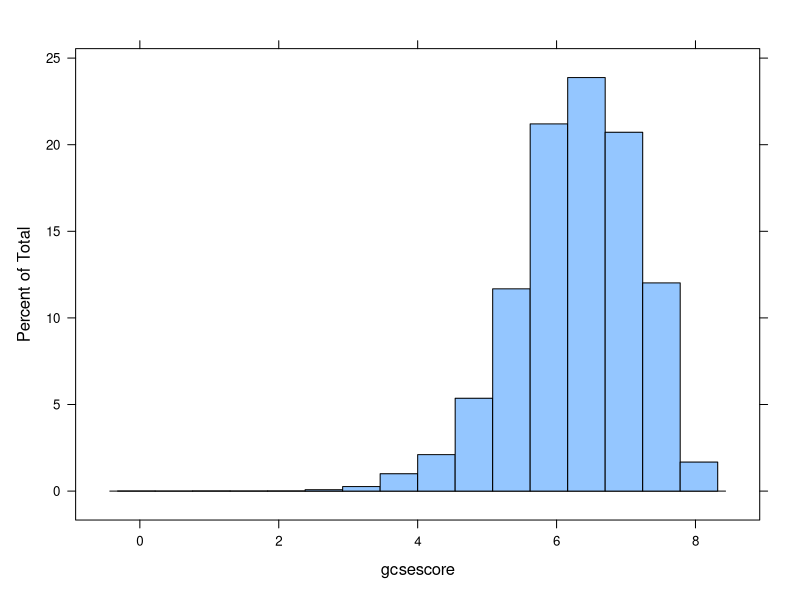
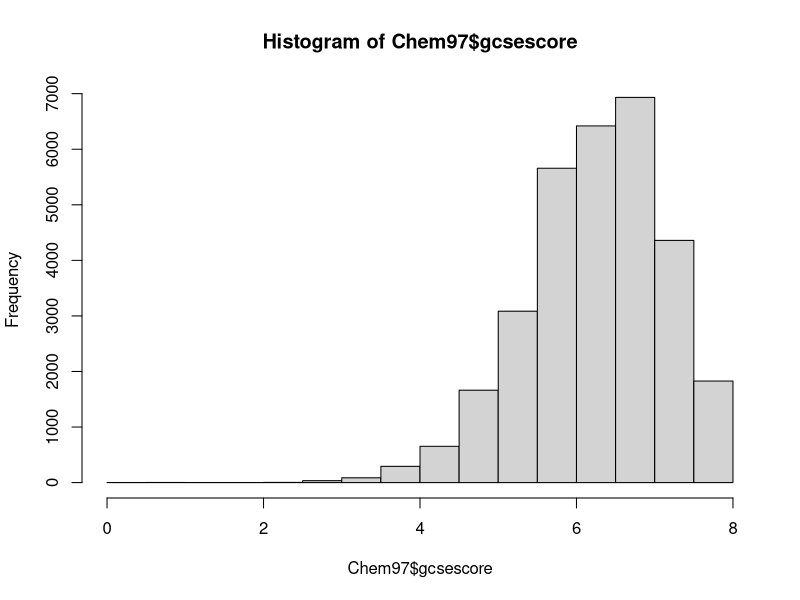
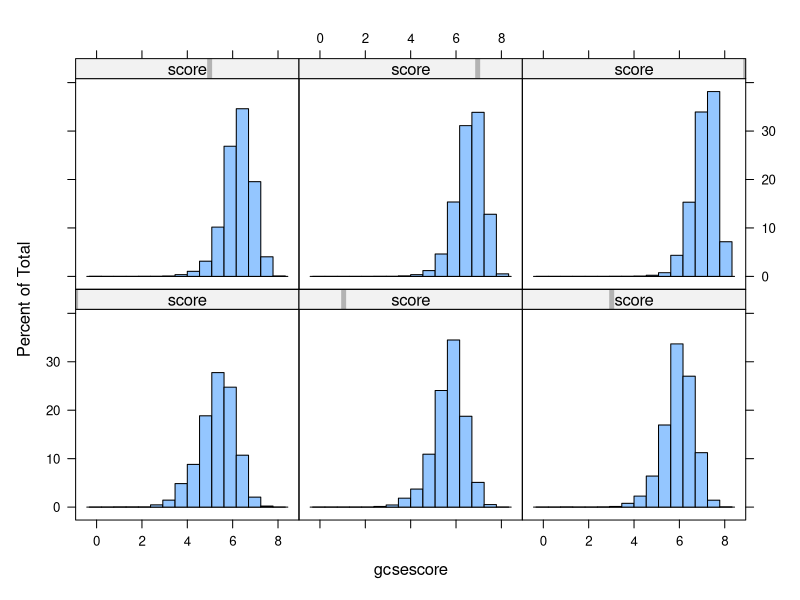
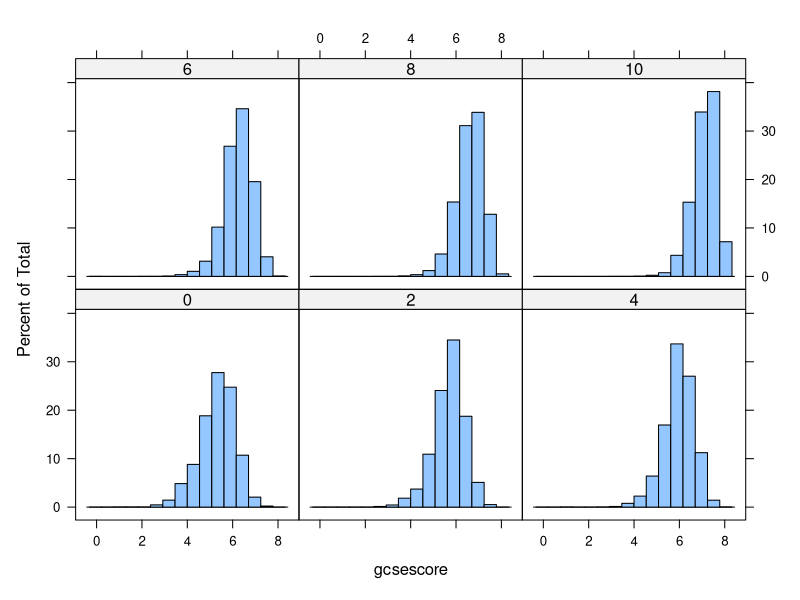
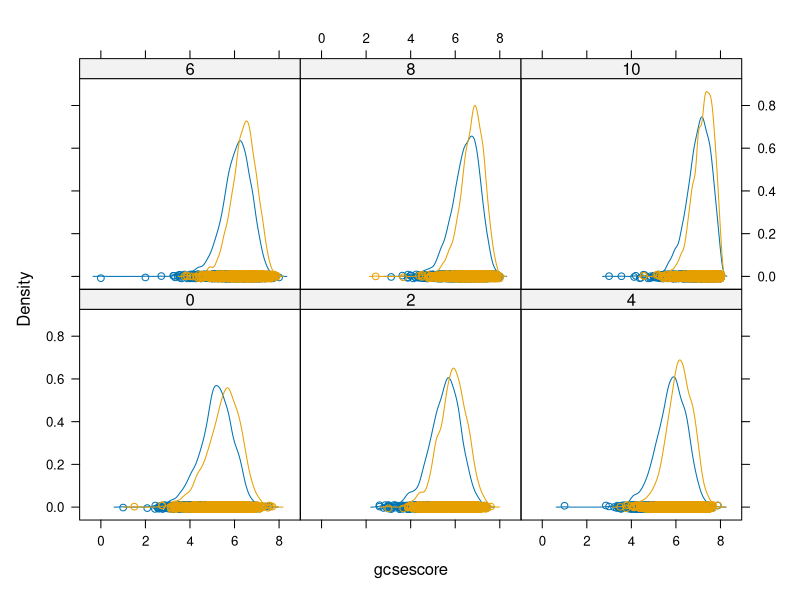
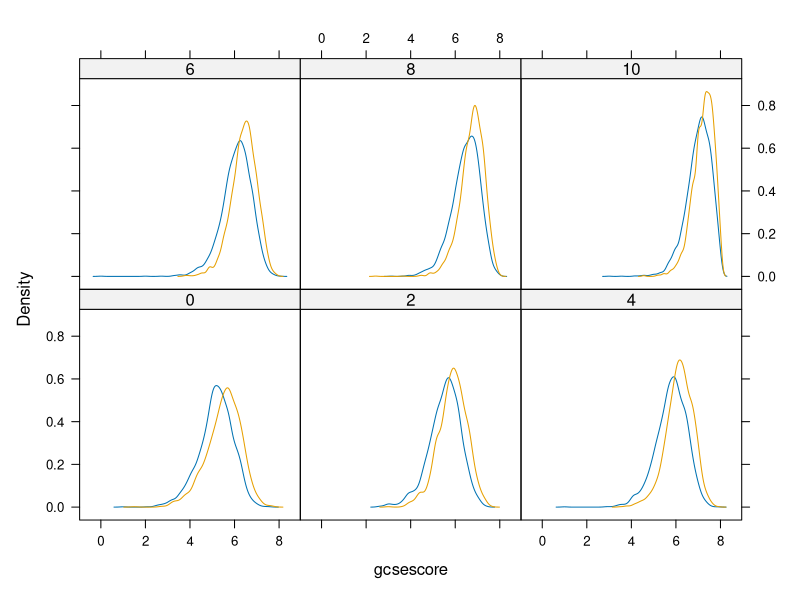
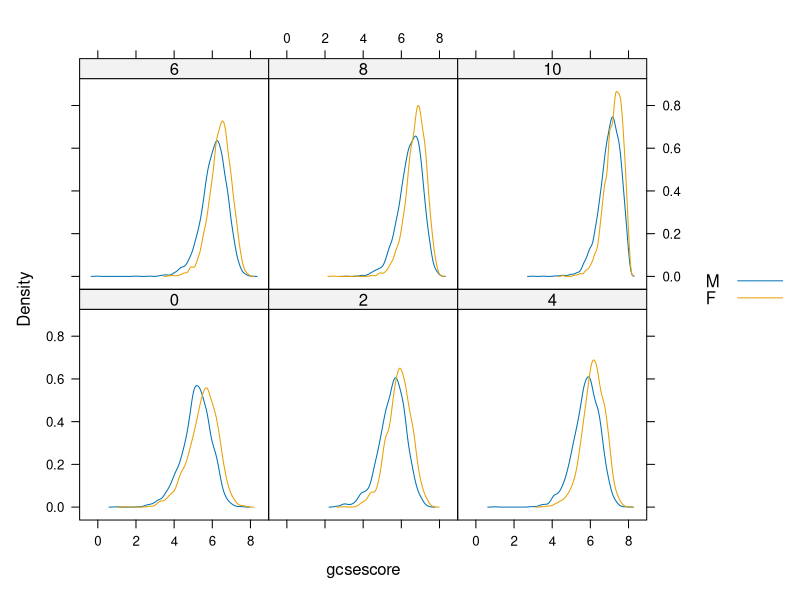
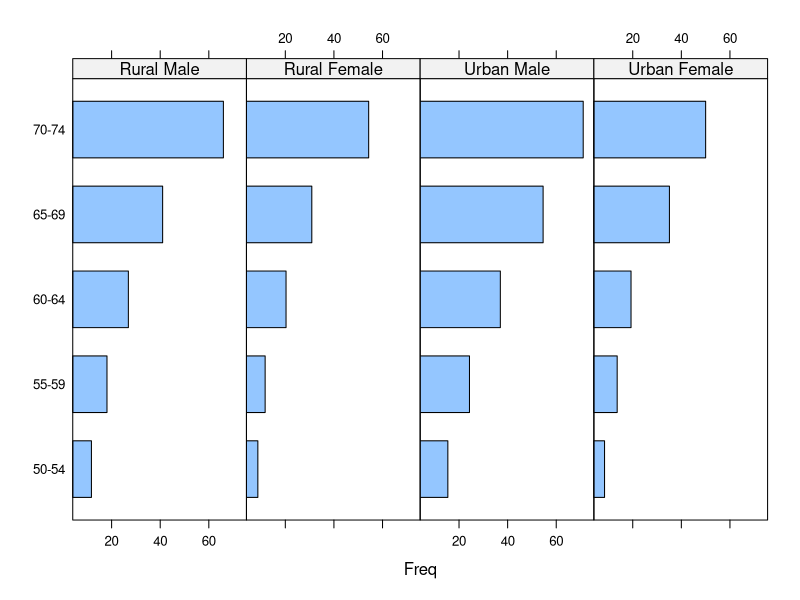

The R source for these figures, in order: (Note: this script raises an error after producing the figures.)
## ---- chunk 1
install.packages("lattice", repos="http://cran.nexr.com/")
## ---- chunk 2
library(lattice)
install.packages("mlmRev", repos="http://cran.nexr.com/")
## ---- chunk 3
library(mlmRev)
head(Chem97)
## ---- chunk 4
#shows the same result
histogram(~gcsescore, data = Chem97)
hist(Chem97$gcsescore)

histogram(~gcsescore|score, data = Chem97)
histogram(~gcsescore|factor(score), data = Chem97)
densityplot(~gcsescore|factor(score), groups = gender, data = Chem97)
densityplot(~gcsescore|factor(score), groups = gender, plot.points = F, data = Chem97)
densityplot(~gcsescore|factor(score), groups = gender, plot.points = F, auto.key = T, data = Chem97)
## ---- chunk 5
View(VADeaths)
dft <- as.data.frame.table(VADeaths)
dft
## ---- chunk 6
barchart(Var1 ~ Freq | Var2, data = dft, layout = c(4, 1))
## ---- chunk 7
dotplot(Var1 ~ Freq | Var2, dft)
dotplot(Var1 ~ Freq, data = dft, groups = Var2, type = "o", auto.key = list(space = "right", points = T, lines = T))
## ---- chunk 8
str(airquality)
airquality
xyplot(Ozone ~ Wind, data = airquality)
xyplot(Ozone ~ Wind|factor(Month), data = airquality)
xyplot(Ozone ~ Wind|factor(Month), data = airquality, layout = c(5, 1))
xyplot(Ozone ~ Wind|Month, data = airquality)
## ---- chunk 9
# change 'Month' datatype to factor
convert <- transform(airquality, Month = factor(Month))
convert
airquality$Month <- factor(airquality$Month)
airquality
## ---- chunk 10
quakes
str(quakes)
tplot <- xyplot(lat ~ long, data = quakes, pch = ".")
tplot2 <- update(tplot, main ="locations of quake occurred after 1964 in pacific")
tplot2
depthgroup <- equal.count(quakes$depth, number = 3, overlap = 0)
#str(depthgroup)
#xyplot(lat ~ long | depthgroup, data = quakes, main = "depthgroup", ylab = "latitude", xlab = "longtitude", pch = "@", col = "red")
magnitude <- equal.count(quakes$mag, number = 2, overlap = 0)
xyplot(lat ~ long | depthgroup * magnitude, data = quakes, main = "locations of earthquakes off Fiji", pch = "@", col = c('red', 'blue'))
## ---- chunk 11
cloud(depth ~ lat * long, data = quakes, zlim = rev(range(quakes$depth)), xlab = "경도", ylab = "위도", zlab = " 깊이", aspect = c(1, 1), type = "h")
## ---- chunk 12
install.packages("ggplot2", repos="http://cran.nexr.com/")
library(ggplot2)
ggplot(data = iris, aes(x = Sepal.Length, y = Sepal.Width)) + geom_point()
## ---- chunk 13
str(diamonds)
str(iris)
qplot(Sepal.Length, Sepal.Width, data = iris)
qplot(carat, price, data = diamonds)
#qplot(carat, price, data = diamonds, geom = "histogram")
qplot(carat, price, data = diamonds, geom_bar(stat = "histogram"))
#qplot(carat, price, data = diamonds, geom = "histogram", binwidth = 5)
qplot(carat, price, data = diamonds, geom = c("point", "smooth"), method = lm)
## ---- chunk 14
qplot(hwy, data = mpg, fill = drv)

ggplot(mpg, aes(x = hwy, fill = drv)) + geom_bar()
ggplot(mpg, aes(x = hwy, fill = drv)) + geom_bar(position = "fill")
ggplot(mpg, aes(x = hwy, fill = drv)) + geom_bar(position = "dodge")

ggplot(mpg, aes(x = hwy, fill = drv)) + geom_dotplot()

ggplot(mpg, aes(x = hwy)) + geom_histogram(binwidth = 2)
ggplot(mpg, aes(x = hwy, fill = drv)) + geom_histogram(binwidth = 2)
ggplot(mpg, aes(x = hwy, fill = drv)) + geom_density()
ggplot(mpg, aes(x = hwy, fill = drv)) + geom_density(adjust = 4)
ggplot(mpg, aes(x = hwy, fill = drv)) + geom_density(adjust = 0.25)
ggplot(mpg, aes(x = hwy, y = cty)) + geom_boxplot()
ggplot(mpg, aes(x = hwy, y = cty)) + geom_boxplot() + coord_flip()

ggplot(mpg, aes(x = hwy, fill = drv)) + geom_dotplot(dotsize = 0.4)
ggplot(mpg, aes(x = hwy, y = cty)) + geom_point() + ylab('cty') + xlab('hwy')

# loess로 회귀
ggplot(mpg, aes(x = hwy, y = cty)) + geom_point(position = position_jitter(w = 0.2, h = 0.2)) + geom_smooth() + ylab('cty') + xlab('hwy')

# 선형회귀 메소드로 회귀
ggplot(mpg, aes(x = hwy, y = cty)) + geom_point(position = position_jitter(w = 0.2, h = 0.2)) + geom_smooth(method = "lm", se = FALSE) + ylab('cty') + xlab('hwy')

ggplot(mpg, aes(x = hwy, y = cty, color = factor(hwy))) + geom_line()
